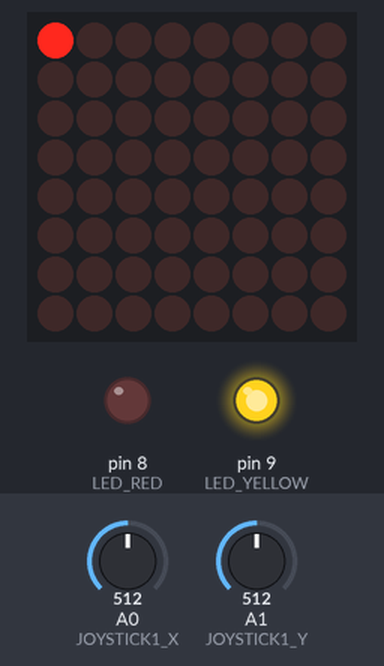
Bench run of a sketch on a simulated Arduino Uno, built with avr-gcc and run on an emulated ATmega328P. Shown: 8×8 LED matrix, output pins drawn as LEDs (lit = HIGH). The inputs (shaded band) are chosen by the test bench; at power-on: A0 (JOYSTICK1_X) = 512, A1 (JOYSTICK1_Y) = 512.

Above: at 1.2 s.
1.3 s: A0 (JOYSTICK1_X) set to 522
2.8 s: A0 (JOYSTICK1_X) set to 544
At 4.4 s:
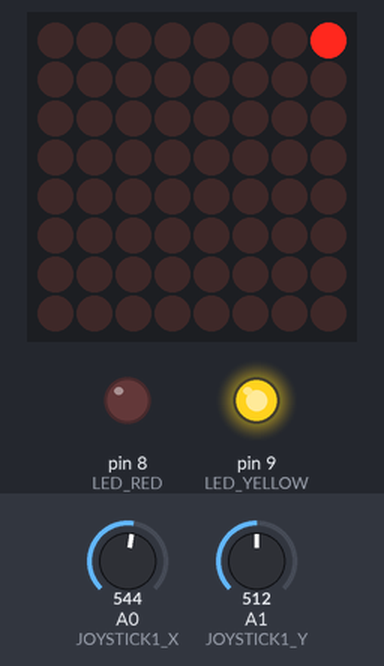
4.7 s: A1 (JOYSTICK1_Y) set to 522
6.2 s: A1 (JOYSTICK1_Y) set to 538
At 7.5 s:
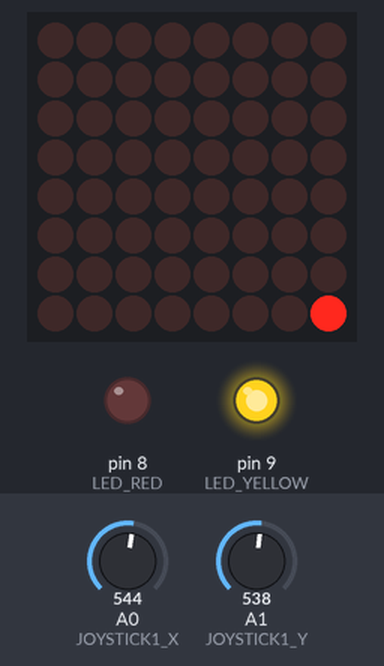
8.1 s: A0 (JOYSTICK1_X) set to 500
At 9.7 s:
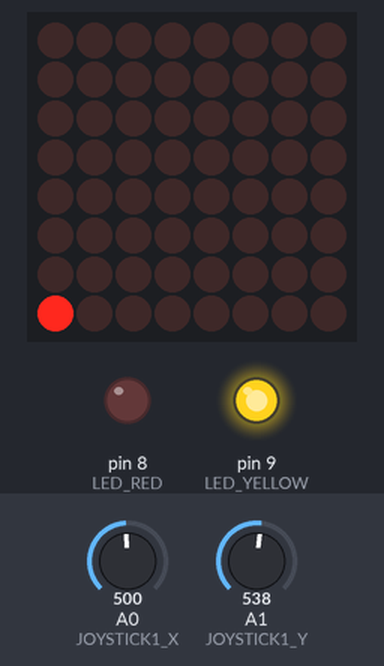
10.0 s: A1 (JOYSTICK1_Y) set to 500
At 10.07 s:
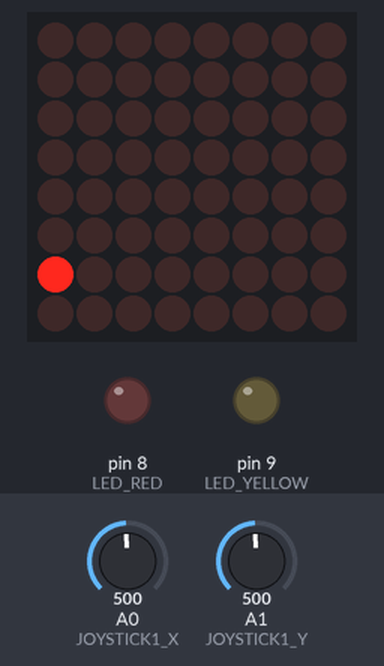
Timing chart, 0 to 12.9 s (numbered marks = the images above; inputs shaded):
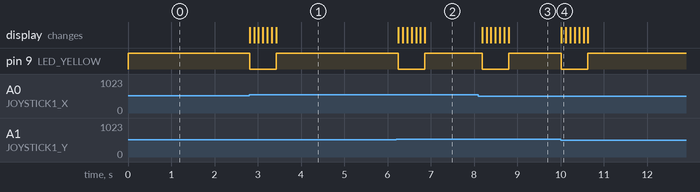

Measured:
- the behaviour switches between 530 and 531 on A0 (JOYSTICK1_X) (found by bisection; images 0 and 1)
- the behaviour switches between 530 and 531 on A1 (JOYSTICK1_Y) (found by bisection; images 1 and 2)
- after the input at 1.3 s, every drawn part: stays the same
- after the input at 2.8 s, pin 9 (LED_YELLOW): HIGH → LOW at once, → HIGH 0.61 s later; the display: first changes at once (image 1 shows a later state)
- after the input at 4.7 s, every drawn part: stays the same
- after the input at 6.2 s, pin 9 (LED_YELLOW): HIGH → LOW after 0.05 s, → HIGH 0.61 s later; the display: first changes after 0.05 s (image 2 shows a later state)
- after the input at 8.1 s, pin 9 (LED_YELLOW): HIGH → LOW after 0.09 s, → HIGH 0.61 s later; the display: first changes after 0.09 s (image 3 shows a later state)
- after the input at 10.0 s, pin 9 (LED_YELLOW): HIGH → LOW at once, → HIGH 0.61 s later; the display: changes at once (image 4)

The sketch:

sketch_dot_moving_with_LEDS.ino
```cpp
#include "LedControl.h"

#define JOYSTICK1_X A0
#define JOYSTICK1_Y A1
#define JOYSTICK1_Z 13

#define LED_YELLOW 9
#define LED_RED 8

// instantiate the led dot matrix
LedControl lc = LedControl(12, 10, 11, 1);
short dot[] = {0, 0};

void checkLED() {
  // turn YELLOW LED on only if the dot is on one of the 4 corners
  if (
    dot[0] == 0 && dot[1] == 0 ||
    dot[0] == 0 && dot[1] == 7 ||
    dot[0] == 7 && dot[1] == 0 ||
    dot[0] == 7 && dot[1] == 7
    ) {
      digitalWrite(LED_YELLOW, HIGH);
    } else {
      digitalWrite(LED_YELLOW, LOW);
    }

  // turn RED LED on only if dot is on one of the 4 center squares
  if (
    dot[0] == 3 && dot[1] == 3 ||
    dot[0] == 3 && dot[1] == 4 ||
    dot[0] == 4 && dot[1] == 3 ||
    dot[0] == 4 && dot[1] == 4
    ) {
      digitalWrite(LED_RED, HIGH);
  } else {
      digitalWrite(LED_RED, LOW);
  }
}

void moveDot(const short row, const short col) {
  bool isUpdateScreen = false;

  // only display the dot if within X boundaries
  if (row >= 0 && row <= 7) {
    dot[0] = row;
    isUpdateScreen = true;
  }

  // only display the dot if within Y boundaries
  if (col >= 0 && col <= 7) {
    dot[1] = col;
    isUpdateScreen = true;
  }

  if (isUpdateScreen) {
    lc.clearDisplay(0);
    lc.setLed(0, dot[0], dot[1], true);
  }
}

void readJoystick1() {
  if (analogRead(JOYSTICK1_X) > 530) {
    moveDot(dot[0], dot[1] + 1);
  } else if (analogRead(JOYSTICK1_X) < 510) {
    moveDot(dot[0], dot[1] - 1);
  }

  if (analogRead(JOYSTICK1_Y) > 530) {
    moveDot(dot[0] + 1, dot[1]);
  } else if (analogRead(JOYSTICK1_Y) < 510) {
    moveDot(dot[0] - 1, dot[1]);
  }
}

void setup() {
  // engage serial communication
  Serial.begin(9600);

  // setup the joystick
  pinMode(JOYSTICK1_X, INPUT);
  pinMode(JOYSTICK1_Y, INPUT);
  pinMode(JOYSTICK1_Z, INPUT);

  // setup led(s)
  pinMode(LED_YELLOW, OUTPUT);
  pinMode(LED_RED, OUTPUT);

  // setup the led dot matrix
  lc.shutdown(0, false);
  lc.clearDisplay(0);
  lc.setIntensity(0, 8);
  lc.setLed(0, dot[0], dot[1], true);
}

void loop() {
  readJoystick1();
  checkLED();

  delay(100);
}
```
